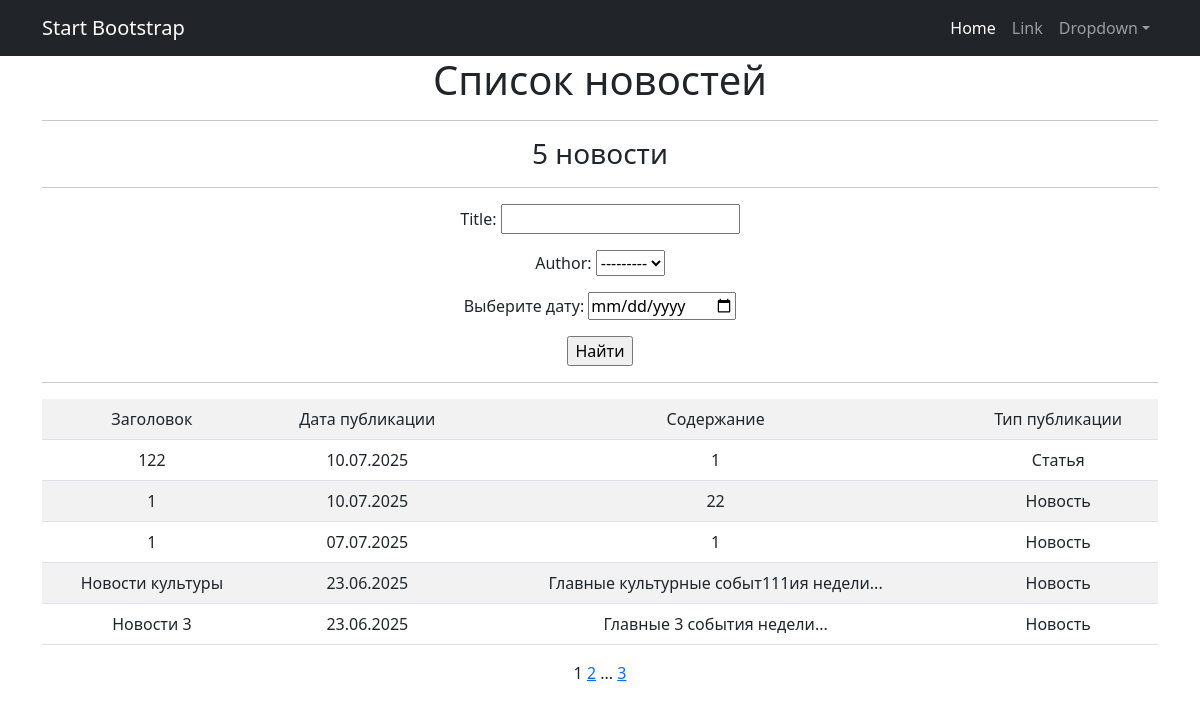
The app's page /news/search/ with its own data.
### news/models.py (models this page shows, shortened)
class Post(models.Model):
    ARTICLE = 'AR'
    NEWS = 'NW'
    POST_TYPES = [
        (ARTICLE, 'Статья'),
        (NEWS, 'Новость')
    ]
    author = models.ForeignKey(Author, on_delete=models.CASCADE)
    date_created = models.DateTimeField(auto_now_add=True)
    category = models.ManyToManyField(Category, through='PostCategory')
    title = models.CharField(max_length=255, null=False)
    content = models.TextField(max_length=1000)
    rating = models.IntegerField(default=0)
    type_post = models.CharField(choices=POST_TYPES, default=ARTICLE)

### news/views.py (the view)
# urls.py: path('search/', NewsListSearch.as_view(), name='news_list_search'),
class NewsListSearch(ListView):
    model = Post
    template_name = 'news_list_search.html'
    ordering = '-date_created'
    context_object_name = 'news'
    paginate_by = 5
    def get_queryset(self):
        queryset = super().get_queryset()
        self.filterset = NewsFilter(self.request.GET, queryset)
        return self.filterset.qs
    def get_context_data(self, *, object_list=None, **kwargs):
        context = super().get_context_data(**kwargs)
        context['filterset'] = self.filterset
        return context

### news/models.py (called while the page is built)
    def __str__(self):
        return f"{self.user.username}"

### news/templatetags/custom_filters.py (called while the page is built)
@register.filter()
def censor(value:str):
    if not isinstance(value, str):
        return str(value)
    res = []
    words = re.findall(r'(\w+|\s+|\W+)', value)
    for word in words:
        if word.strip().lower() in UNWANTED_WORDS:
            res.append('*'*len(word))
        else:
            res.append(word)
    return ''.join(res)

### news/templatetags/custom_tags.py (called while the page is built)
@register.simple_tag(takes_context=True)
def url_replace(context, **kwargs):
    d = context['request'].GET.copy()
    for k, v in kwargs.items():
        d[k] = v
    return d.urlencode()

### templates/news_list_search.html (shortened to what this page needs)
{% extends 'flatpages/default.html' %}
{% load custom_filters %}
{% load custom_tags %}
{% block content %}
    <h1>Список новостей</h1>
        <hr>
    {% if news %}
        <h3>{{ news|length }} новости</h3>
            <hr>
                <form action="" method="get">
               {{ filterset.form.as_p }}
               <input type="submit" value="Найти" />
                </form>
            <hr>
	    <table class="table table-striped">
        <tr>
            <td>Заголовок</td>
            <td>Дата публикации</td>
            <td>Содержание</td>
            <td>Тип публикации</td>
        </tr>
            {% for new in news %}
        <tr>
            <td>{{ new.title|censor }}</td>
            <td>{{ new.date_created|date:"d.m.Y" }}</td>
            <td>{{ new.content|truncatewords:20|censor }}</td>
            <td>{{ new.get_type_post_display }}</td>
        </tr>
        {% endfor %}
        </table>
    {% else %}
        <h2>Новостей нет</h2>
    {% endif %}
   {{ page_obj.number }}
   {% if page_obj.has_next %}
       <a href="?{% url_replace page=page_obj.next_page_number %}">{{ page_obj.next_page_number }}</a>
       {% if paginator.num_pages != page_obj.next_page_number %}
           ...
           <a href="?{% url_replace page=page_obj.paginator.num_pages %}">{{ page_obj.paginator.num_pages }}</a>
       {% endif %}
   {% endif %}
{% endblock content %}

### records on screen
Post: title|censor "122", date_created "10.07.2025", content|censor "1", type_post "Статья"
Post: title|censor "1", date_created "10.07.2025", content|censor "22", type_post "Новость"
Post: title|censor "1", date_created "07.07.2025", content|censor "1", type_post "Новость"
Post: title|censor "Новости культуры", date_created "23.06.2025", content|censor "Главные культурные событ111ия недели...", type_post "Новость"
Post: title|censor "Новости 3", date_created "23.06.2025", content|censor "Главные 3 события недели...", type_post "Новость"

### other values on screen
{{ news|length }} "5"
{{ page_obj.number }} "1"
{{ page_obj.next_page_number }} "2"
{{ page_obj.paginator.num_pages }} "3"
